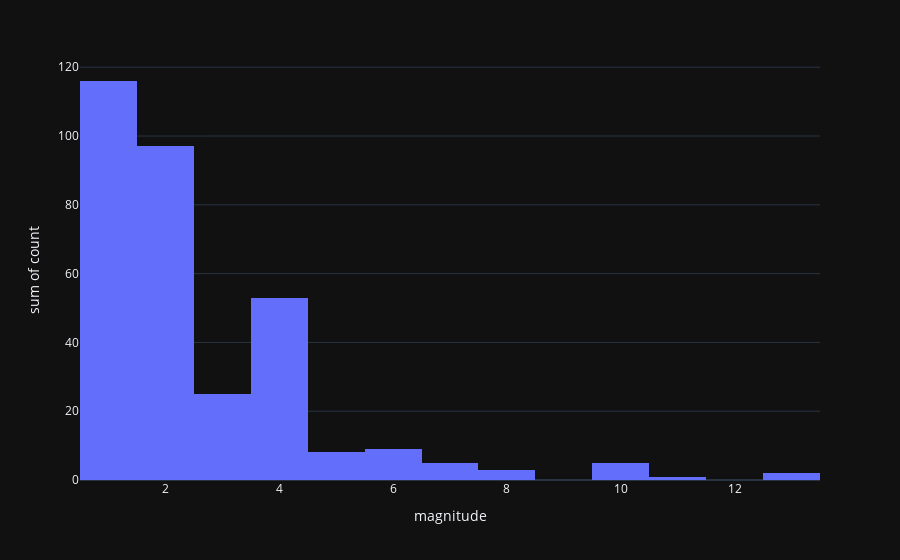

Notebook code cell kept with this figure:
### Code cell
analyse_quantity_magnitudes_in_text(premise_list)

### Figure 1 — Plotly figure (JSON) as saved in the notebook; plotly's stock layout.template omitted (floating-point values rounded to 4 significant figures)
{"data": [{"alignmentgroup": "True", "bingroup": "x", "histfunc": "sum", "hovertemplate": "magnitude=%{x}<br>sum of count=%{y}<extra></extra>", "legendgroup": "", "marker": {"color": "#636efa", "pattern": {"shape": ""}}, "name": "", "nbinsx": 16, "offsetgroup": "", "orientation": "v", "showlegend": false, "x": [4, 2, 1, 3, 10, 8, 6, 5, 7, 13, 11], "xaxis": "x", "y": [53, 97, 116, 25, 5, 3, 9, 8, 5, 2, 1], "yaxis": "y", "type": "histogram"}], "layout": {"xaxis": {"anchor": "y", "domain": [0.0, 1.0], "title": {"text": "magnitude"}}, "yaxis": {"anchor": "x", "domain": [0.0, 1.0], "title": {"text": "sum of count"}}, "legend": {"tracegroupgap": 0}, "margin": {"t": 60}, "barmode": "relative"}}
